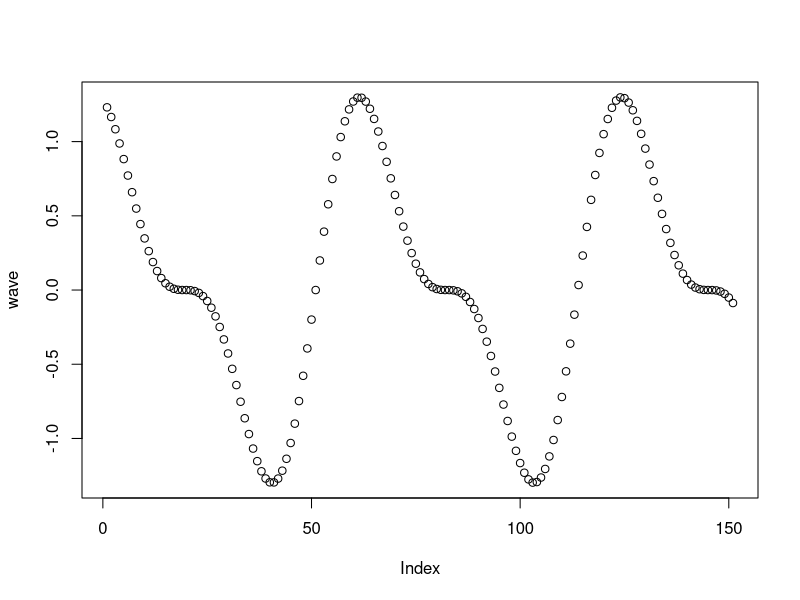

Here is the R script that generated this plot:
# Exercise 1: creating and operating on vectors

# Create a vector `names` that contains your name and the names of 2 people 
# next to you. Print the vector.
names <- c("Roz", "Sarah", "Michael")

# Use the colon operator : to create a vector `n` of numbers from 10:49
n <- 10:49

# Use the `length()` function to get the number of elements in `n`
length(n)

# Add 1 to each element in `n` and print the result
print(n + 1)

# Create a vector `m` that contains the numbers 10 to 1 (in that order). 
# Hint: use the `seq()` function
m <- seq(10, 1)

# Subtract `m` FROM `n`. Note the recycling!
m - n

# Use the `seq()` function to produce a range of numbers from -5 to 10 in `0.1`
# increments. Store it in a variable `x_range`
x_range <- seq(-5, 10, .1)

# Create a vector `sin_wave` by calling the `sin()` function on each element 
# in `x_range`.
sin_wave <- c(sin(x_range))

# Create a vector `cos_wave` by calling the `cos()` function on each element 
# in `x_range`.
cos_wave <- c(cos(x_range))

# Create a vector `wave` by multiplying `sin_wave` and `cos_wave` together, then
# adding `sin_wave` to the product
wave <- c((sin_wave * cos_wave) + sin_wave)

# Use the `plot()` function to plot your `wave`!
plot(wave)
